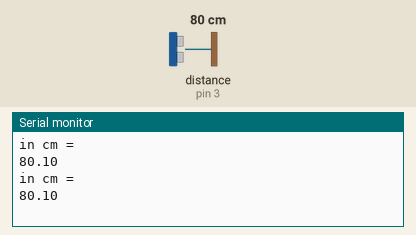
This sketch was run on a simulated Arduino Uno, built with avr-gcc and run on an emulated ATmega328P. Shown: the last lines printed to the serial monitor. Wiring (inferred from the names in the program): ultrasonic range finder: trigger pin 2; echo pin 3. The test bench sets the inputs (shaded band); at power-on: distance to the obstacle (sensor on pin 3) 80 cm. The echo pulse lasts 58.3 µs per cm.

Above: at 1.8 s.
1.9 s: distance to the obstacle (sensor on pin 3) set to 2 cm
At 2.5 s:
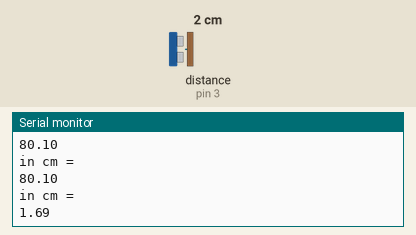
3.4 s: distance to the obstacle (sensor on pin 3) set to 4 cm
At 4.8 s:
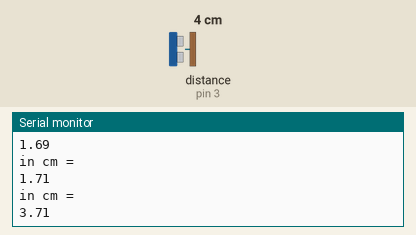
Timing chart, 0 to 6.4 s (numbered marks = the images above; inputs shaded):
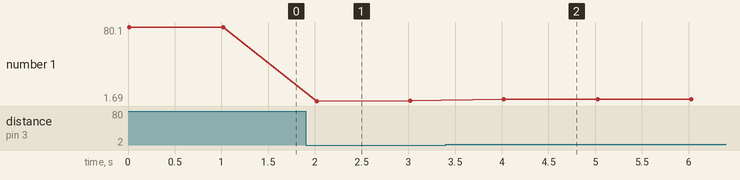

Measured:
- after the input at 1.9 s, the serial monitor: prints a new line after 0.12 s (image 1)
- after the input at 3.4 s, the serial monitor: prints a new line after 0.62 s (image 2)
- plotted number 1: 80.1 → 1.71 after the input at 1.9 s, 1.71 → 3.71 after the input at 3.4 s

The sketch:

ultra.ino
```cpp
const int trig=2;
const int echo=3;
double d1,cm,dur;
void setup() {
  Serial.begin(9600);
  pinMode(trig,OUTPUT);
  pinMode(echo,INPUT);
  // put your setup code here, to run once:

}

void loop() {
  // put your main code here, to run repeatedly:
digitalWrite(trig,LOW);
  delayMicroseconds(2);
digitalWrite(trig,HIGH);
  delayMicroseconds(10);
digitalWrite(trig,LOW);
dur=pulseIn(echo, HIGH);
      cm=dur/29/2;
         Serial.println("in cm =");
    Serial.println(cm);

delay(1000);
}
```
